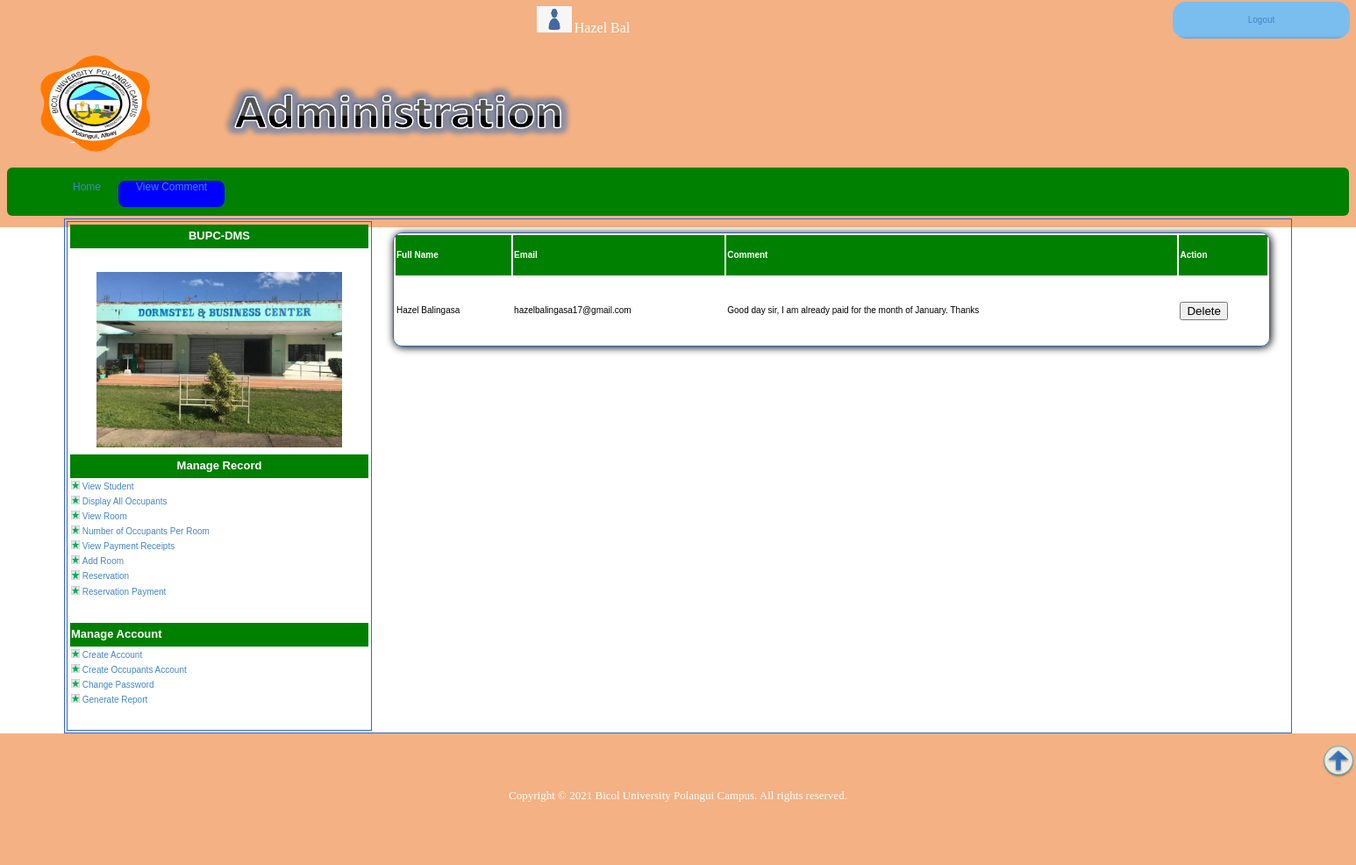
The app's page /viewcom.php (signed in) with its own data.
### tables this page shows
CREATE TABLE `users` (
  `FNAME` varchar(30) DEFAULT NULL,
  `mNAME` varchar(30) DEFAULT NULL,
  `lname` varchar(30) DEFAULT NULL,
  `user_id` varchar(15) NOT NULL DEFAULT '',
  `sex` varchar(8) DEFAULT NULL,
  `phone_no` varchar(25) DEFAULT NULL,
  `username` varchar(20) DEFAULT NULL,
  `password` varchar(20) DEFAULT NULL,
  `confirmpassword` varchar(15) NOT NULL,
  `status` int(11) NOT NULL
);

CREATE TABLE `comment` (
  `fullname` varchar(25) NOT NULL,
  `email` varchar(50) NOT NULL,
  `comment` varchar(250) NOT NULL,
  `user_id` int(11) NOT NULL
);

### viewcom.php (the view, shortened to what this page needs)
<?php
	include("connection.php");
 ?>
<?php
$user_id=$_SESSION['user_id'];
$result=mysqli_query($conn,"select * from users where user_id='$user_id'")or die(mysql_error);
$row=mysqli_fetch_array($result);
$FirstName=$row['FNAME'];
$lname=$row['lname'];
?>
<!DOCTYPE html>
<html>
<head>
<link href="adminstyle.css" rel="stylesheet" type="text/css" media="screen" />
<link href="aa.css" rel="stylesheet" type="text/css" media="screen" />
<body>
<table  border="0" align="center" width="750px">
<tr>
<td width="600px"></td>
<td><?php
echo '<img src="img/people.png" width="40px" height="30px">&nbsp;'.'<font face="times new roman" color="white" size="3">'.$FirstName."&nbsp;".$lname." ".'</font>';?></td>
<td id="logoutlink" align="center"><a href="logout.php" id="log">Logout</a></td>
</tr>
<tr>
<td width="750px" colspan="3" height="100px">
<p><a href="admin.php"><img src="img/logo.png" align="left" width="200px" height="120px"></a>
<img src="img/admin.png" align="center" width="490px" height="120px"></p>
</td>
</tr>
<tr>
<td colspan="3">
<div id="sse2">
        <div id="sses2"  >
         <ul>
         <li><a href="admin.php">Home</a></li>
         <li><a href="viewcom.php">View Comment</a></li>
         </ul>
         </div>
    </div>
</td>
</tr>
<table align="center" id="insides" width="1400px">
<tr>
<td width="25%" height="400px" valign="top" id="insides">
<table>
<tr>
<th align="center" width="350px" height="25px" bgcolor="green"><font face="arial" color="white" size="2">BUPC-DMS</font></th>
</tr>
<tr>
<td><br><br><center><img src="slideshow/images/Dorm.jpeg" width="280px" height="200px"></center></td>
</tr>
</table>
<table>
<tr>
<th align="center" width="450px" height="25px" bgcolor="green"><font face="arial" color="white" size="2">Manage Record</font></th>
</tr>
<tr>
<td><img src="img/Picture2.png" width="10px">&nbsp;<a href="viewstudent.php">View Student</a></td>
</tr>
<tr>
<td><img src="img/Picture2.png" width="10px">&nbsp;<a href="view_occupants.php">Display All Occupants</a></td>
</tr>
<tr>
<td><img src="img/Picture2.png" width="10px">&nbsp;<a href="room_display_admin.php">View Room</a></td>
</tr>
<tr>
<td><img src="img/Picture2.png" width="10px">&nbsp;<a href="no_occupant.php">Number of Occupants Per Room</a></td>
</tr>
<tr>
<td><img src="img/Picture2.png" width="10px">&nbsp;<a href="payment.php">View Payment Receipts</a></td>
</tr>
<tr>
<td><img src="img/Picture2.png" width="10px">&nbsp;<a href="new_room_form.php">Add Room</a></td>
</tr>
<tr>
<td><img src="img/Picture2.png" width="10px">&nbsp;<a href="reserved.php">Reservation</a></td>
</tr>
<tr>
<td><img src="img/Picture2.png" width="10px">&nbsp;<a href=" reservpayment_display.php">Reservation Payment</a></td>
</tr>
</table>
<br>
<br>
<table border="0">
<tr>
<th width="340px" bgcolor="green" height="25px"><font face="arial" color="white" size="2">Manage Account</font></th>
</tr>
<tr>
<td><img src="img/Picture2.png" width="10px">&nbsp;<a href="create_acc.php">Create Account</a></td>
</tr>
<tr>
<td><img src="img/Picture2.png" width="10px">&nbsp;<a href="coa.php">Create Occupants Account</a></td>
</tr>
<tr>
<td><img src="img/Picture2.png" width="10px">&nbsp;<a href="changepassword.php">Change Password</a></td>
</tr>
<tr>
<td><img src="img/Picture2.png" width="10px">&nbsp;<a href="greporta.php">Generate Report</a></td>
</tr>
</table>
<br>
<br>
</td>
<td valign="top">
<br>
  <table align="center" style="border-radius:10px;border:1px solid #336699;box-shadow:1px 1px 10px black;" height="130px" width="1000px">
<tr>
<th bgcolor='green'><font color='white'>Full Name</th>
<th bgcolor='green'><font color='white'>Email</th>
<th bgcolor='green'><font color='white'>Comment</th>
  <th bgcolor='green'><font color='white'>Action</th>
</tr>
<?php
$sql="SELECT  fullname, email, comment, user_id
            FROM comment;";
            $result = $conn->query($sql);
            if($result->num_rows > 0){
while($row =$result-> fetch_assoc())
  {
  echo ("<tr>");
  echo ("<td>" . $row['fullname']. "</td>");
  echo ("<td>" . $row['email']. "</td>");
  echo ("<td>" . $row['comment']. "</td>");
 ?>
  <td>
    <form action="deletecomm.php" method="POST">
    <button name="delete" type="submit">Delete</button>
    </form>
  </td>
<?php
  echo ("</tr>");
  }
  }
echo( "</table>");
?>
</td></tr></table>
</body>
</html>
<div id="sample">
      <footer>
	  <br>
	  <div align="right">
<a href="#top"><img src="img/arrow_up.png" width="40px" title="Scroll Back to Top"></a>
</div>
        <p align="center"><font face="Times New Roman" color="white" size="2">Copyright &copy 2021 Bicol University Polangui Campus. All rights reserved.</font></p>
		<br><br>
      </footer>
</div>
</body>
</html>

### adminstyle.css (style rules this page uses)
body { margin: 0; padding: 0; background: white url(img/feln-crowd_2.PNG) repeat-x left top; position:relative; font-family:Verdana, Arial, Helvetica, sans-serif; font-size:10px; line-height:12px; text-align:justify; padding-left:0px; }
#logoutlink { background: white url(img/Menu.jpg) repeat-x left top; width:200px; height:40px; border-radius: 15px; }
#sample { background: white url(img/feln-crowd.png) repeat-x left top; height:150px }
#insides { border:1px solid #3366CC; }
a { text-decoration: none; color: #4486C7; }

### aa.css (style rules this page uses)
#sse2 { background-color: green; width:1500px; height: 25px; padding: 15px; border-radius: 6px; text-align:center; padding-left:-12px; }
#sses2 ul { position: relative; list-style-type: none; float:center; margin:0; }
#sses2 li { float:left; list-style-type: none; padding:0; margin:0; }
#sses2 li a { height:30px; margin: 0 20px; font: normal 12px arial; text-align: center; text-decoration: none; float: left; display: block; position: relative; z-index: 2; }

### records on screen
users: FNAME "Hazel", lname "Bal"
comment: fullname "Hazel Balingasa", email "hazelbalingasa17@gmail.com", comment "Good day sir, I am already paid for the month of January. Thanks"
